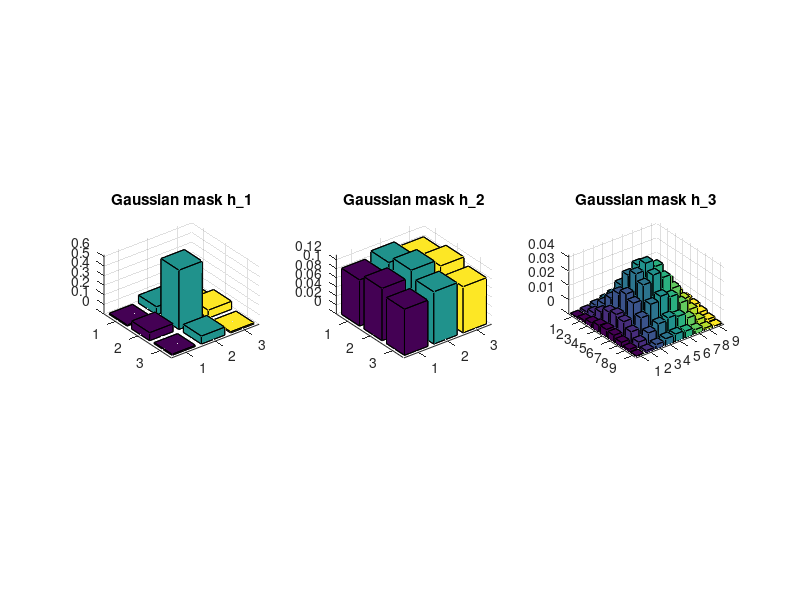

MATLAB code to generate this figure:
% Plot Gaussian bars
h_1 = fspecial('gaussian',3,0.5); % 3x3, sigma = 0.5
h_2 = fspecial('gaussian',3,2); % wrong: 3x3, sigma = 2
h_3 = fspecial('gaussian',9,2); % 9x9, sigma = 2
figure; % initialize figure
subplot(1,3,1), bar3(h_1), title('Gaussian mask h\_1');
subplot(1,3,2), bar3(h_2), title('Gaussian mask h\_2');
subplot(1,3,3), bar3(h_3), title('Gaussian mask h\_3');